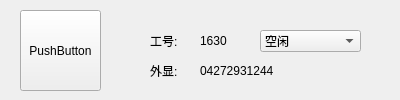
<?xml version="1.0" encoding="UTF-8"?>
<ui version="4.0">
 <class>SipAccountInfo</class>
 <widget class="QWidget" name="SipAccountInfo">
  <property name="geometry">
   <rect>
    <x>0</x>
    <y>0</y>
    <width>400</width>
    <height>100</height>
   </rect>
  </property>
  <property name="windowTitle">
   <string>Form</string>
  </property>
  <widget class="QPushButton" name="pushButton">
   <property name="geometry">
    <rect>
     <x>20</x>
     <y>10</y>
     <width>81</width>
     <height>81</height>
    </rect>
   </property>
   <property name="text">
    <string>PushButton</string>
   </property>
  </widget>
  <widget class="QLabel" name="label">
   <property name="geometry">
    <rect>
     <x>150</x>
     <y>30</y>
     <width>41</width>
     <height>21</height>
    </rect>
   </property>
   <property name="text">
    <string>工号:</string>
   </property>
  </widget>
  <widget class="QLabel" name="label_2">
   <property name="geometry">
    <rect>
     <x>200</x>
     <y>30</y>
     <width>71</width>
     <height>21</height>
    </rect>
   </property>
   <property name="text">
    <string>1630</string>
   </property>
  </widget>
  <widget class="QLabel" name="label_3">
   <property name="geometry">
    <rect>
     <x>150</x>
     <y>60</y>
     <width>41</width>
     <height>21</height>
    </rect>
   </property>
   <property name="text">
    <string>外显:</string>
   </property>
  </widget>
  <widget class="QLabel" name="label_4">
   <property name="geometry">
    <rect>
     <x>200</x>
     <y>60</y>
     <width>91</width>
     <height>21</height>
    </rect>
   </property>
   <property name="text">
    <string>04272931244</string>
   </property>
  </widget>
  <widget class="QComboBox" name="comboBox">
   <property name="geometry">
    <rect>
     <x>260</x>
     <y>30</y>
     <width>101</width>
     <height>22</height>
    </rect>
   </property>
   <item>
    <property name="text">
     <string>空闲</string>
    </property>
   </item>
   <item>
    <property name="text">
     <string>小休</string>
    </property>
   </item>
   <item>
    <property name="text">
     <string>置忙</string>
    </property>
   </item>
   <item>
    <property name="text">
     <string>离线</string>
    </property>
   </item>
  </widget>
 </widget>
 <resources/>
 <connections/>
</ui>
